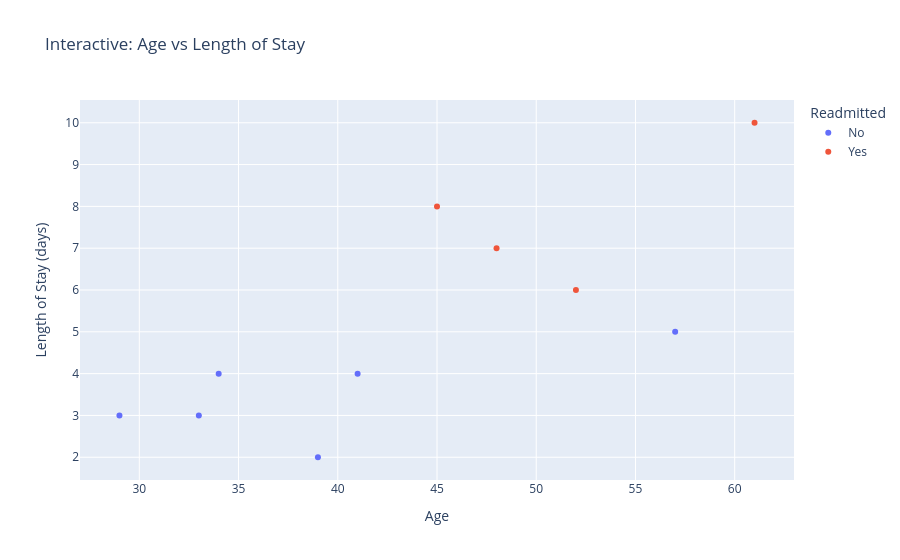

Source (notebook cell):
### Code cell
# 6. Interactive Plotly Chart
fig = px.scatter(df, x="Age", y="Length_of_Stay", color="Readmitted",
                  title="Interactive: Age vs Length of Stay")
fig.update_layout(xaxis_title="Age", yaxis_title="Length of Stay (days)")
fig.show()

### Figure 1 — Plotly figure (JSON) as saved in the notebook; plotly's stock layout.template omitted (floating-point values rounded to 4 significant figures)
{"data": [{"hovertemplate": "Readmitted=No<br>Age=%{x}<br>Length_of_Stay=%{y}<extra></extra>", "legendgroup": "No", "marker": {"color": "#636efa", "symbol": "circle"}, "mode": "markers", "name": "No", "orientation": "v", "showlegend": true, "type": "scatter", "x": [34, 29, 39, 33, 57, 41], "xaxis": "x", "y": [4, 3, 2, 3, 5, 4], "yaxis": "y"}, {"hovertemplate": "Readmitted=Yes<br>Age=%{x}<br>Length_of_Stay=%{y}<extra></extra>", "legendgroup": "Yes", "marker": {"color": "#EF553B", "symbol": "circle"}, "mode": "markers", "name": "Yes", "orientation": "v", "showlegend": true, "type": "scatter", "x": [45, 52, 61, 48], "xaxis": "x", "y": [8, 6, 10, 7], "yaxis": "y"}], "layout": {"legend": {"title": {"text": "Readmitted"}, "tracegroupgap": 0}, "title": {"text": "Interactive: Age vs Length of Stay"}, "xaxis": {"anchor": "y", "domain": [0, 1], "title": {"text": "Age"}}, "yaxis": {"anchor": "x", "domain": [0, 1], "title": {"text": "Length of Stay (days)"}}}}
